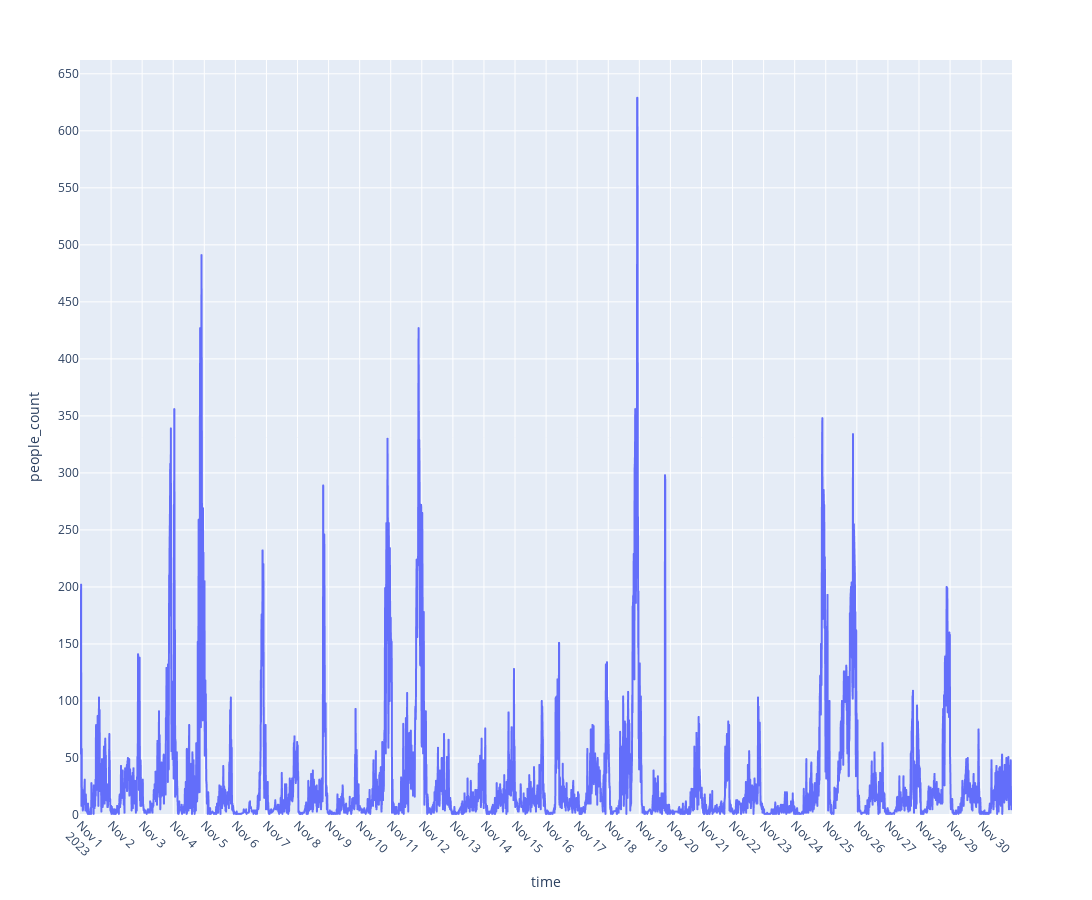

Notebook source saved alongside this figure:
### Code cell
import pandas as pd
import psycopg2 as psys
import os
import sys
import plotly.express as pt
import pytz as tz
from warnings import filterwarnings
from dotenv import load_dotenv

filterwarnings("ignore", category=UserWarning, message='.*pandas only supports SQLAlchemy connectable.*')




load_dotenv() # take environment variables from .env.
%matplotlib inline

conn = None
def connect():
    try:
        print('Connecting…')
        conn = psys.connect(
            host=os.environ['DB_HOST'],
            database=os.environ['DB_NAME'],
            user=os.environ['DB_USERNAME'],
            password=os.environ['DB_PASSWORD'])
    except (Exception, psys.DatabaseError) as error:
       print(error)
       sys.exit(1)
    print('All good, Connection successful!')
    return conn

conn = connect()
cur = conn.cursor()
query_one = f"""SELECT to_timestamp(floor((extract('epoch' from epocutc)/600))*600)
AT TIME ZONE 'UTC' as time, COUNT(DISTINCT mac_address) as people_count
FROM testschemadb.flowtrack_raw_3
WHERE zone = 'bz2453'
AND epocutc >= '2023-11-01 00:00:00' AND epocutc <= '2023-11-30 23:59:59'
GROUP BY time;
"""
#600 is 10 minutes in seconds. 
#The idea is to convert timestamp to epoch, divide by interval desired in minutes then round to get the desired interval
query_two = f"""SELECT to_timestamp(floor((extract('epoch' from epocutc)/600))*600)
AT TIME ZONE 'UTC' as time, COUNT(DISTINCT mac_address) as people_count
FROM testschemadb.flowtrack_raw
WHERE zone = 'bz2453'
GROUP BY time;
"""

crowd_data = pd.read_sql_query(query_one,con=conn)
# crowd_data = pd.read_sql_query(query_two,con=conn)
# Timezone Conversion UTC-->CET
# cet_timezone = tz.timezone('CET')
# crowd_data['time'] = crowd_data['time'].dt.tz_localize('UTC').dt.tz_convert(cet_timezone)
# weather_data['time'] = weather_data['time'].dt.tz_localize('UTC').dt.tz_convert(cet_timezone)

print(crowd_data.columns)


# crowd_data.to_csv('Nov_Train.csv')




fig = pt.line(data_frame=crowd_data,x='time',y='people_count',width=2400,height=900)
fig.update_yaxes(rangemode='tozero',showspikes=True)
fig.update_xaxes(tickangle=45)
fig.update_layout(
    yaxis=dict(tickmode='linear',dtick=50),
    xaxis=dict(tickmode='linear',tick0='2023-10-01'),
    hoverlabel=dict(
        bgcolor="white",
        font_size=16,
        font_family="Rockwell"
    )
)
fig.show()

### Figure 1 — Plotly figure (JSON) as saved in the notebook; plotly's stock layout.template omitted (floating-point values rounded to 4 significant figures; data arrays with more than 128 entries replaced by an {"elided": "..."} marker saying what was removed)
{"data": [{"hovertemplate": "time=%{x}<br>people_count=%{y}<extra></extra>", "legendgroup": "", "line": {"color": "#636efa", "dash": "solid"}, "marker": {"symbol": "circle"}, "mode": "lines", "name": "", "showlegend": false, "type": "scattergl", "x": {"elided": "3519 str values"}, "xaxis": "x", "y": {"elided": "3519 int values"}, "yaxis": "y"}], "layout": {"height": 900, "hoverlabel": {"bgcolor": "white", "font": {"family": "Rockwell", "size": 16}}, "legend": {"tracegroupgap": 0}, "margin": {"t": 60}, "width": 2400, "xaxis": {"anchor": "y", "domain": [0, 1], "tick0": "2023-10-01", "tickangle": 45, "tickmode": "linear", "title": {"text": "time"}}, "yaxis": {"anchor": "x", "domain": [0, 1], "dtick": 50, "rangemode": "tozero", "showspikes": true, "tickmode": "linear", "title": {"text": "people_count"}}}}
